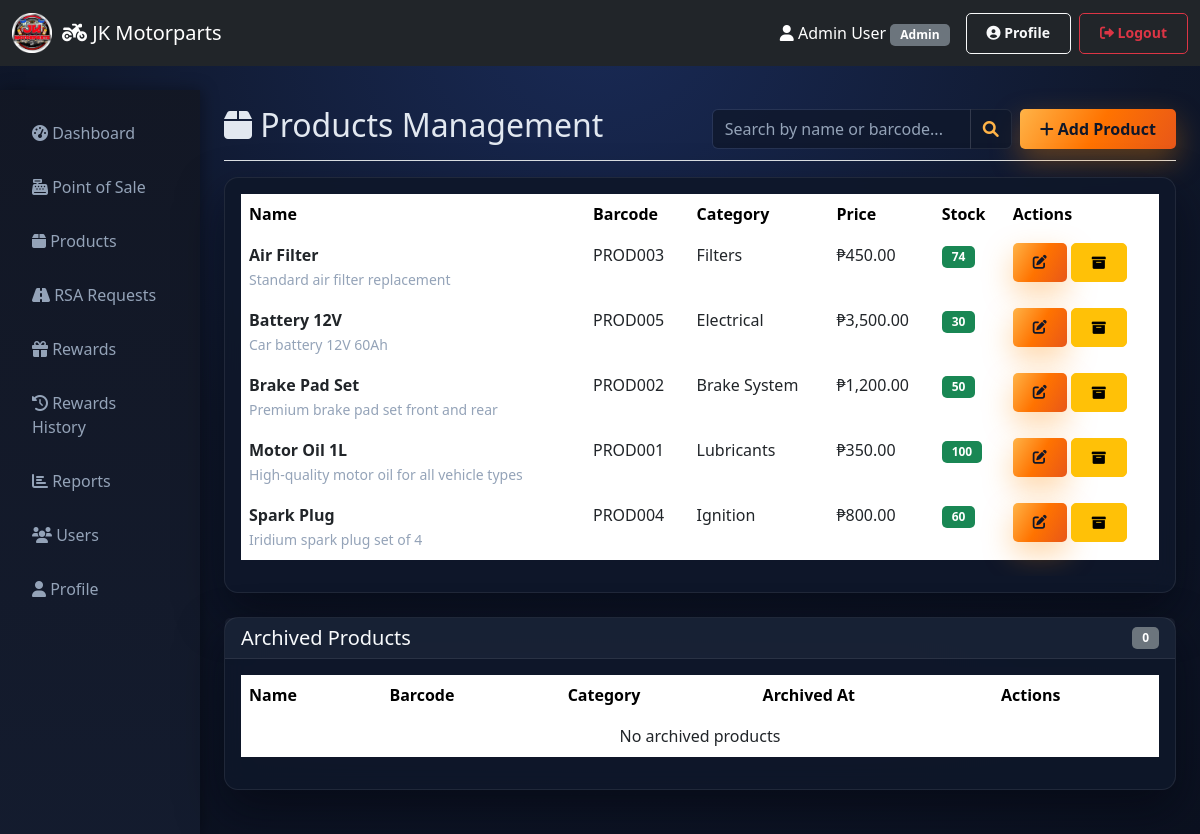
Screenshot of /pos/products.php (signed in) with the database file from the repository.
### tables this page shows
CREATE TABLE `products` (
  `id` int(11) NOT NULL,
  `name` varchar(200) NOT NULL,
  `description` text DEFAULT NULL,
  `price` decimal(10,2) NOT NULL,
  `stock` int(11) DEFAULT 0,
  `barcode` varchar(50) DEFAULT NULL,
  `category` varchar(50) DEFAULT NULL,
  `is_archived` tinyint(1) DEFAULT 0,
  `archived_at` timestamp NULL DEFAULT NULL,
  `date_added` timestamp NOT NULL DEFAULT current_timestamp(),
  `updated_at` timestamp NOT NULL DEFAULT current_timestamp() ON UPDATE current_timestamp()
);

### pos/products.php (the view, shortened to what this page needs)
<?php
$conn = getDBConnection();
$products = $conn->query("SELECT * FROM products WHERE is_archived = 0 ORDER BY name")->fetch_all(MYSQLI_ASSOC);
$archived_products = $conn->query("SELECT * FROM products WHERE is_archived = 1 ORDER BY archived_at DESC")->fetch_all(MYSQLI_ASSOC);
?>
<!DOCTYPE html>
<html lang="en">
<head>
    <link href="https://cdn.jsdelivr.net/npm/bootstrap@5.3.0/dist/css/bootstrap.min.css" rel="stylesheet">
    <link href="https://cdnjs.cloudflare.com/ajax/libs/font-awesome/6.0.0/css/all.min.css" rel="stylesheet">
    <link href="../assets/css/style.css" rel="stylesheet">
</head>
<body>
    <?php include '../includes/header.php'; ?>
    <div class="container-fluid mt-4">
        <div class="row">
            <?php include '../includes/sidebar.php'; ?>
            <main class="col-md-9 ms-sm-auto col-lg-10 px-md-4">
                <div class="d-flex justify-content-between flex-wrap flex-md-nowrap align-items-center pt-3 pb-2 mb-3 border-bottom">
                    <h1 class="h2"><i class="fas fa-box"></i> Products Management</h1>
                    <div class="d-flex gap-2">
                        <div class="input-group" style="width: 300px;">
                            <input type="text" class="form-control" id="productSearch" placeholder="Search by name or barcode...">
                            <span class="input-group-text">
                                <i class="fas fa-search"></i>
                            </span>
                        </div>
                        <button class="btn btn-primary" data-bs-toggle="modal" data-bs-target="#productModal" id="addProductBtn">
                            <i class="fas fa-plus"></i> Add Product
                        </button>
                    </div>
                </div>
                <div class="card">
                    <div class="card-body">
                        <div class="table-responsive">
                            <table class="table table-hover" id="productsTable">
                                <thead>
                                    <tr>
                                        <th style="color: black;">Name</th>
                                        <th style="color: black;">Barcode</th>
                                        <th style="color: black;">Category</th>
                                        <th style="color: black;">Price</th>
                                        <th style="color: black;">Stock</th>
                                        <th style="color: black;">Actions</th>
                                    </tr>
                                </thead>
                                <tbody>
                                    <?php if (empty($products)): ?>
                                        <tr>
                                            <td colspan="6" class="text-center">No products found</td>
                                        </tr>
                                    <?php else: ?>
                                        <?php foreach ($products as $product): ?>
                                            <tr>
                                                <td>
                                                    <strong><?php echo htmlspecialchars($product['name']); ?></strong><br>
                                                    <small class="text-muted"><?php echo htmlspecialchars($product['description']); ?></small>
                                                </td>
                                                <td><?php echo htmlspecialchars($product['barcode'] ?? 'N/A'); ?></td>
                                                <td><?php echo htmlspecialchars($product['category'] ?? 'N/A'); ?></td>
                                                <td>₱<?php echo number_format($product['price'], 2); ?></td>
                                                <td>
                                                    <span class="badge <?php echo $product['stock'] < 10 ? 'bg-danger' : 'bg-success'; ?>">
                                                        <?php echo $product['stock']; ?>
                                                    </span>
                                                </td>
                                                <td>
                                                    <div class="d-flex gap-1">
                                                        <a href="products.php?edit=<?php echo $product['id']; ?>" class="btn btn-sm btn-primary">
                                                            <i class="fas fa-edit"></i>
                                                        </a>
                                                        <form method="POST" onsubmit="return confirmDelete('Archive this product?')">
                                                            <button type="submit" name="archive_product" class="btn btn-sm btn-warning">
                                                                <i class="fas fa-archive"></i>
                                                            </button>
                                                        </form>
                                                    </div>
                                                </td>
                                            </tr>
                                        <?php endforeach; ?>
                                    <?php endif; ?>
                                </tbody>
                            </table>
                        </div>
                    </div>
                </div>
                <div class="card mt-4">
                    <div class="card-header d-flex justify-content-between align-items-center">
                        <h5 class="mb-0">Archived Products</h5>
                        <span class="badge bg-secondary"><?php echo count($archived_products); ?></span>
                    </div>
                    <div class="card-body">
                        <div class="table-responsive">
                            <table class="table table-hover">
                                <thead>
                                    <tr>
                                        <th style="color: black;">Name</th>
                                        <th style="color: black;">Barcode</th>
                                        <th style="color: black;">Category</th>
                                        <th style="color: black;">Archived At</th>
                                        <th style="color: black;">Actions</th>
                                    </tr>
                                </thead>
                                <tbody>
                                    <?php if (empty($archived_products)): ?>
                                        <tr>
                                            <td colspan="5" class="text-center">No archived products</td>
                                        </tr>
                                    <?php endif; ?>
                                </tbody>
                            </table>
                        </div>
                    </div>
                </div>
            </main>
        </div>
    </div>
</body>
</html>

### assets/css/style.css (style rules this page uses)
body { font-family: 'Segoe UI', Tahoma, Geneva, Verdana, sans-serif; background: radial-gradient(circle at top, #192a56 0%, #0f172a 55%, #0b1120 100%); color: #e2e8f0; }
.card { border: 1px solid rgba(255, 255, 255, 0.08); border-radius: 14px; background: rgba(15, 23, 42, 0.92); backdrop-filter: blur(12px); box-shadow: 0 20px 45px rgba(4, 6, 14, 0.55); margin-bottom: 20px; }
.card-header { background: rgba(148, 163, 184, 0.08); border-bottom: 1px solid rgba(255,255,255,0.08); font-weight: 600; color: #f8fafc; }
.table { background-color: transparent; color: #e2e8f0; }
.btn { border-radius: 5px; padding: 8px 20px; font-weight: 600; }
.badge { padding: 5px 10px; border-radius: 5px; font-weight: 600; }
.form-control, .form-select { background-color: rgba(15, 23, 42, 0.75); border: 1px solid rgba(255, 255, 255, 0.08); color: #f8fafc; }
.form-control::placeholder { color: #94a3b8; }
.input-group-text { background-color: rgba(15,23,42,0.75); border: 1px solid rgba(255,255,255,0.08); color: #ffb347; }
.text-muted { color: #94a3b8 !important; }
.btn-primary { background: linear-gradient(120deg, #ffb347 0%, #ff7300 50%, #e85719 100%); border: none; color: #0f172a; box-shadow: 0 12px 30px rgba(255, 138, 0, 0.35); }
.table thead th { color: #f8fafc; border-bottom-color: rgba(255,255,255,0.08); }
.table tbody tr { border-color: rgba(255,255,255,0.05); }

### rows the page displays
products: name "Air Filter", description "Standard air filter replacement", barcode "PROD003", category "Filters", price "450.00", stock "74"
products: name "Battery 12V", description "Car battery 12V 60Ah", barcode "PROD005", category "Electrical", price "3,500.00", stock "30"
products: name "Brake Pad Set", description "Premium brake pad set front and rear", barcode "PROD002", category "Brake System", price "1,200.00", stock "50"
products: name "Motor Oil 1L", description "High-quality motor oil for all vehicle types", barcode "PROD001", category "Lubricants", price "350.00", stock "100"
products: name "Spark Plug", description "Iridium spark plug set of 4", barcode "PROD004", category "Ignition", price "800.00", stock "60"

### other values shown
SITE_NAME "JK Motorparts"
$_SESSION['user_name'] "Admin User"
$_SESSION['role'] "Admin"
count($archived_products) "0"
